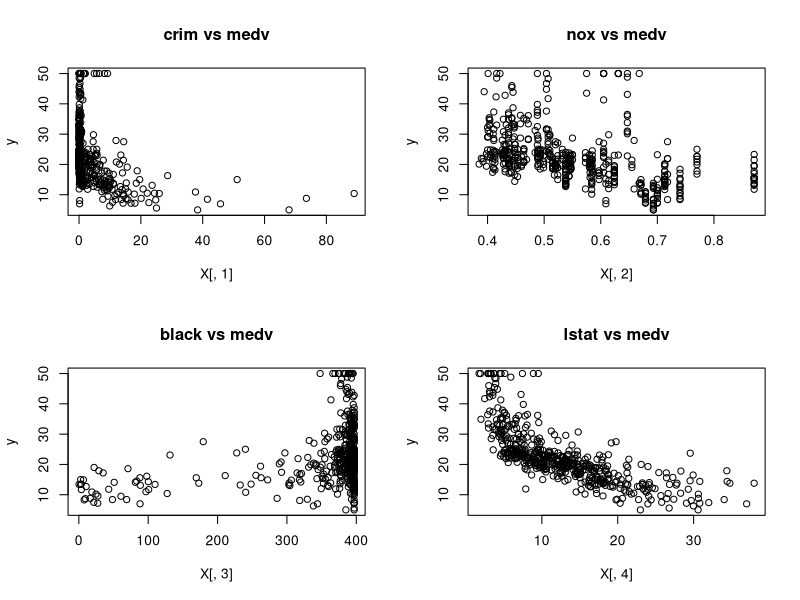
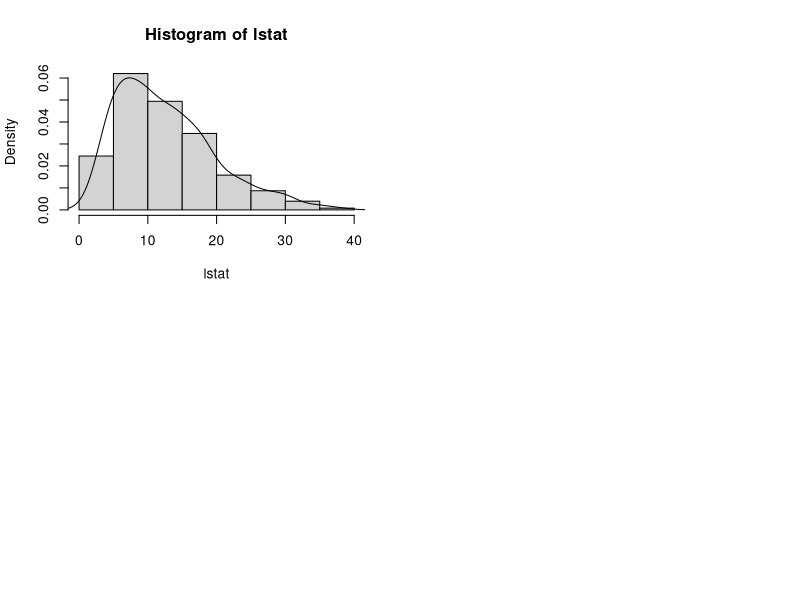

The R script that drew these images, in order:
library(MASS)
data=Boston
attach(Boston)
View(data)
?Boston
#1
class(data)
nrow(data)
ncol(data)
dim(data)
paste("Rows represent the various features")

df=data[,c('medv','crim','nox','black','lstat')]
df
X=df[,c('crim','nox','black','lstat')]
y=df$medv
ncol(X)
par(mfrow=c(2,2))
plot(X[,1],y,main = "crim vs medv")
plot(X[,2],y,main = "nox vs medv")
plot(X[,3],y,main = "black vs medv")
plot(X[,4],y,main = "lstat vs medv")

which(data$medv==min(data$medv))
X[which(df$medv==min(df$medv)),]

summary(df)
hist(lstat,freq = F)
lines(density(lstat))
par(mfrow=c(1,1))
which(df$crim>60)
which(tax>600)

sum(chas)

length(which(rm>7))
sum(rm>7)

#7
paste("out of all the features in the dataset which feature causes a drastic change in the tax rate of the houses")

cor(data,data$tax)
